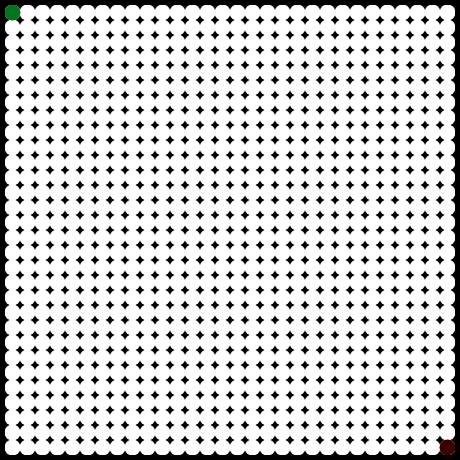
Frame 1 (no input)
Frame 60 (no input): identical to frame 1, image omitted
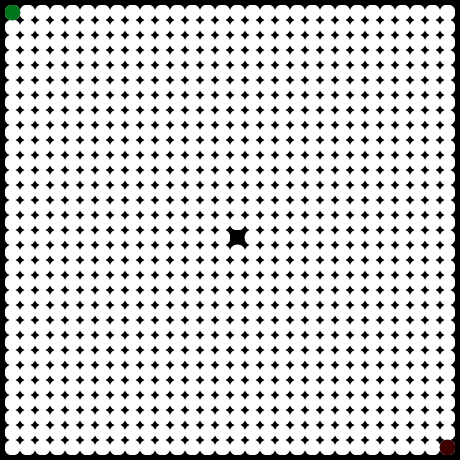
Frame 120 (the mouse pressed at the canvas centre since frame 60)

The p5.js sketch that drew these frames (run headless with seeded random() and noise() and a simulated clock; from frame 60 on, the mouse is pressed at the canvas centre):

// p5.js sketch
// ── sketch.js
// Default values.
var cols = 30;
var rows = 30;
var boxsize = 15;
var wallProportion = 0.3;
var heuristicMode = 1;            // 0: Euclidean Distance    1: Manhattan Distance.
var pencilSize = 0;
var pencilSizeLimit;
var grid;
var openSet;
var closeSet;
var start;
var end;
var path;
var status;

// Tags
const INIT = 0;
const WORKING = 1;
const SOLVED = 2;
const NOPATH = 3;


function removeFromArray(arr, elt) {
    for (var i = 0; i < arr.length; i++) {
        if (arr[i] == elt) {
            arr.splice(i, 1);
        }
    }
}

function heuristic(a, b) {
    var d;
    switch (heuristicMode) {
        case 0:     // Euclidean.
            d = dist(a.i, a.j, b.i, b.j);       // Same as: sqrt(pow(b.i - a.i, 2) + pow(b.j - a.j, 2));
            break;
        case 1:     // Manhattan.
            d = abs(a.i - b.i) + abs(a.j - b.j);
            break;
        default:
            d = dist(a.i, a.j, b.i, b.j);
            break;
    }
    return d;
}

function resetDataStructures() {
    closeSet = [];
    openSet = [];
    path = [];
    grid = new Array(cols);
}

function showFrame() {
    background(0);

    // Non analized spots.
    for (var j = 0; j < rows; j++) {
        for (var i = 0; i < cols; i++) {
            grid[i][j].show(color(255));
        }
    }

    // Close set.
    for (var i = 0; i < closeSet.length; i++) {
        closeSet[i].show(color(255, 0, 0));
    }

    // Open set.
    for (var i = 0; i < openSet.length; i++) {
        openSet[i].show(color(0, 255, 0));
    }

    // Path.
    for (var i = 0; i < path.length; i++) {
        path[i].show(color(0,0,255));
    }

    start.show(color(0, 117, 27));
    end.show(color(61, 0, 0));

}

function checkPencil() {
    // Considering pencilSize = 0, the area converted into a wall will be a 1x1 pixel matrix,
    // where the clicked pixel is the center of that matrix.
    // Considering a bigger pencilSize this matrix would be bigger. PencilSize = 1: 2x2 ... etc.
    // topleft_ij and downright_ij represent the topleft and bottomright corner
    // displacement from center, which is the same for i and j.
    if (mouseIsPressed) {

        var topleft_ij = floor(pencilSize / 2) * -1;
        var downright_ij =  ceil(pencilSize / 2);
        var pressed_col = ceil(mouseX / boxsize) - 1;
        var pressed_row = ceil(mouseY / boxsize) - 1;

        if (mouseButton === LEFT) {
            for (var i = topleft_ij; i <= downright_ij; i++)
                for (var j = topleft_ij; j <= downright_ij; j++)
                    if (pressed_col + i >= 0 && pressed_col + i < cols && pressed_row + j >= 0 && pressed_row + j < rows)
                        grid[pressed_col + i][pressed_row + j].wall = true;

        }
        else {
            for (var i = topleft_ij; i <= downright_ij; i++)
                for (var j = topleft_ij; j <= downright_ij; j++)
                    if (pressed_col + i >= 0 && pressed_col + i < cols && pressed_row + j >= 0 && pressed_row + j < rows)
                        grid[pressed_col + i][pressed_row + j].wall = false;
        }
        start.wall = false;
        end.wall = false;
    }
}

function Spot(i, j) {
    this.i = i;
    this.j = j;
    this.f = 0;     // Total distance  f(x) = g(x) + h(x);
    this.g = 0;     // Distance from start to this spot.
    this.h = 0;     // Heuristic distance from spot to end.
    this.neighbors = [];
    this.previous = undefined;
    this.wall = false;

    this.show = function(col) {
        noStroke(0);
        if (this.wall) {
            fill(0);
            rect(this.i * boxsize, this.j * boxsize, boxsize - 1, boxsize - 1);
        }
        else {
            fill(col);
            circle(this.i * boxsize + boxsize / 2, this.j * boxsize + boxsize / 2, boxsize + 1);
        }
    }

    this.addNeighbors = function() {
        var i = this.i;
        var j = this.j;

        if (i < cols - 1) {
            this.neighbors.push(grid[i + 1][j]);
        }
        if (i > 0) {
            this.neighbors.push(grid[i - 1][j]);
        }
        if (j < rows - 1) {
            this.neighbors.push(grid[i][j + 1]);
        }
        if (j > 0) {
            this.neighbors.push(grid[i][j - 1]);
        }
    }

}

function keyPressed() {
    // Restart grid.
    if (keyCode == 82) {
        status = INIT;
        setup();
    }

    // Show current values.
    if (keyCode == 96) {
        console.clear();
        console.log("Current values:");
        console.log("\tColumns: " + cols);
        console.log("\tRows: " + rows);
        console.log("\tSize: " + boxsize);
        console.log("\tWall proportion: " + wallProportion);
        console.log("\tWall pencil size: " + pencilSize);
    }

    // Initial config options.
    if (status == INIT) {
        // Set pencil size (bigger).
        if (keyCode == 38) {
            pencilSize = constrain(pencilSize + 1, 0, pencilSizeLimit);
            console.log("Wall pencil size: " + pencilSize);
        }
        // Set pencil size (smaller).
        if (keyCode == 40) {
            pencilSize = constrain(pencilSize - 1, 0, pencilSizeLimit);
            console.log("Wall pencil size: " + pencilSize);
        }

        // Set grid width (bigger).
        if (keyCode == 102) {
            cols += 1;
            console.log("Added one column.");
            setup();
        }
        // Set grid width (smaller).
        if (keyCode == 100) {
            cols -= 1;
            console.log("Removed one column.");
            setup();
        }
        // Set grid height (bigger).
        if (keyCode == 98) {
            rows += 1;
            console.log("Added one row.");
            setup();
        }
        // Set grid width (smaller).
        if (keyCode == 104) {
            rows -= 1;
            console.log("Removed one column.");
            setup();
        }

        // Set boxsize (bigger).
        if (keyCode == 105) {
            boxsize += 1;
            console.log("Grid size: " + boxsize);
            setup();
        }
        // Set boxsize (smaller).
        if (keyCode == 103) {
            boxsize -= 1;
            console.log("Grid size: " + boxsize);
            setup();
        }

        // Set wall proportion (smaller).
        if (keyCode == 97) {
            wallProportion -= 0.1;
            console.log("Wall proportion: " + wallProportion);
        }
        // Set wall proportion (bigger).
        if (keyCode == 99) {
            wallProportion += 0.1;
            console.log("Wall proportion: " + wallProportion);
        }

        // Set size default values.
        if (keyCode == 101) {
            cols = 30;
            rows = 30;
            boxsize = 15;
            wallProportion = 0.3;
            pencilSize = 0;
            console.log("Values set to default");
            setup();
        }


        // Automatic wall set.
        if (keyCode == 65) {
            for (var j = 0; j < rows; j++) {
                for (var i = 0; i < cols; i++) {
                    if (random(1) < wallProportion) {
                        grid[i][j].wall = true;
                    }
                    else {
                        grid[i][j].wall = false;
                    }
                }
            }
            start.wall = false;
            end.wall = false;
        }

        // Initiate A* Algorithm.
        if (keyCode == 83) {
            openSet.push(start);
            status = WORKING;
        }

        // Change heuristic function.
        if (keyCode == 72) {
            if (heuristicMode == 0) {
                heuristicMode = 1;
                console.log("Heuristic: Manhattan.");
            }
            else {
                heuristicMode = 0;
                console.log("Heuristic: Euclidean.");
            }
        }

        // Set Initial spot.
        if (keyCode == 73) {
            var pressed_col = ceil(mouseX / boxsize) - 1;
            var pressed_row = ceil(mouseY / boxsize) - 1;
            if (pressed_col >= 0 && pressed_col < cols && pressed_row >= 0 && pressed_row < rows) {
                start = grid[pressed_col][pressed_row];
                start.wall = false;
                console.log("Start point set at: (" + pressed_col + ", " + pressed_row + ").");
            }
        }

        // Set Ending spot.
        if (keyCode == 69) {
            var pressed_col = ceil(mouseX / boxsize) - 1;
            var pressed_row = ceil(mouseY / boxsize) - 1;
            if (pressed_col >= 0 && pressed_col < cols && pressed_row >= 0 && pressed_row < rows) {
                end = grid[pressed_col][pressed_row];
                end.wall = false;
                console.log("Ending point set at: (" + pressed_col + ", " + pressed_row + ").");
            }
        }
    }
    else {
        console.log("Search already started.");
    }
}

function setup() {
    let canvas = createCanvas(boxsize * cols, boxsize * rows);
    canvas.style("border: 5px solid black; margin: 20px");
    resetDataStructures();

    // Init grid.
    for (var j = 0; j < rows; j++) {
        for (var i = 0; i < cols; i++) {
            if (j == 0) grid[i] = new Array(rows);
            grid[i][j] = new Spot(i, j);
        }
    }

    // Find Neighbors.
    for (var j = 0; j < rows; j++) {
        for (var i = 0; i < cols; i++) {
            grid[i][j].addNeighbors();
        }
    }

    status = INIT;
    pencilSizeLimit = min(cols, rows) - 1;
    start = grid[0][0];
    end = grid[cols - 1][rows - 1];
}

function AStarAlgorithm() {

    if (openSet.length > 0) {

        // Find the node in openSet with lowest f score. Will be stored at openSet[winner].
        var winner = 0;
        for (var i = 0; i < openSet.length; i++) {
            if(openSet[i].f < openSet[winner].f) {
                winner = i;
            }
        }

        var current = openSet[winner];

        // May have reached the end.
        if (current === end) {
            status = SOLVED;
            console.log("Done!");
        }

        removeFromArray(openSet, current);
        closeSet.push(current);

        var neighbors = current.neighbors;
        for (var i = 0; i < neighbors.length; i++) {
            var neighbor = neighbors[i];

            if (!closeSet.includes(neighbor) && neighbor.wall === false) {
                var tempG = current.g + 1;

                // Already evaluated and may have a better g score. Otherwise needs its g score to be updated.
                if (openSet.includes(neighbor)) {
                    if  (tempG < neighbor.g) {
                        neighbor.g = tempG;
                    }
                }
                // Not evaluated yet, so can directly get the new g score and be added to openSet.
                else {
                    neighbor.g = tempG;
                    openSet.push(neighbor);
                }

                neighbor.h = heuristic(neighbor, end);
                neighbor.f = neighbor.g + neighbor.h;
                neighbor.previous = current;
            }
        }


    }
    else {
        status = NOPATH;
        console.log("No solution!");
    }

    // Find the path.
    if (status == WORKING || status == SOLVED) {
        path = [];
        var temp = current;
        path.push(temp);
        while (temp.previous) {
            path.push(temp.previous);
            temp = temp.previous;
        }
    }

}

function draw() {
    if (status == INIT) {
        checkPencil();
        showFrame();
    }
    if (status == WORKING) {
        AStarAlgorithm();
        showFrame();
    }
}




// Disables context menu when right mouse button is clicked.
document.oncontextmenu = function() {
  return false;
}

// https://en.wikipedia.org/wiki/Flood_fill
